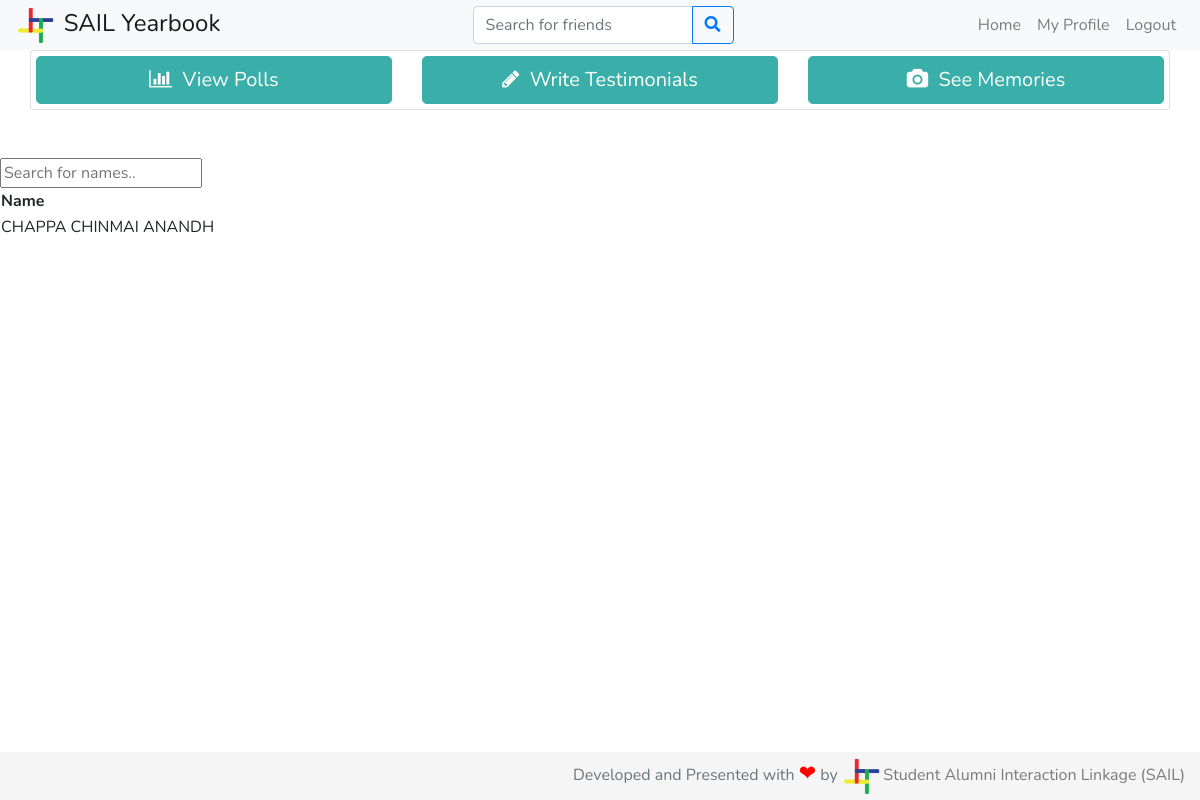
Before: /write_testimonial/ (signed in) with the older database file.
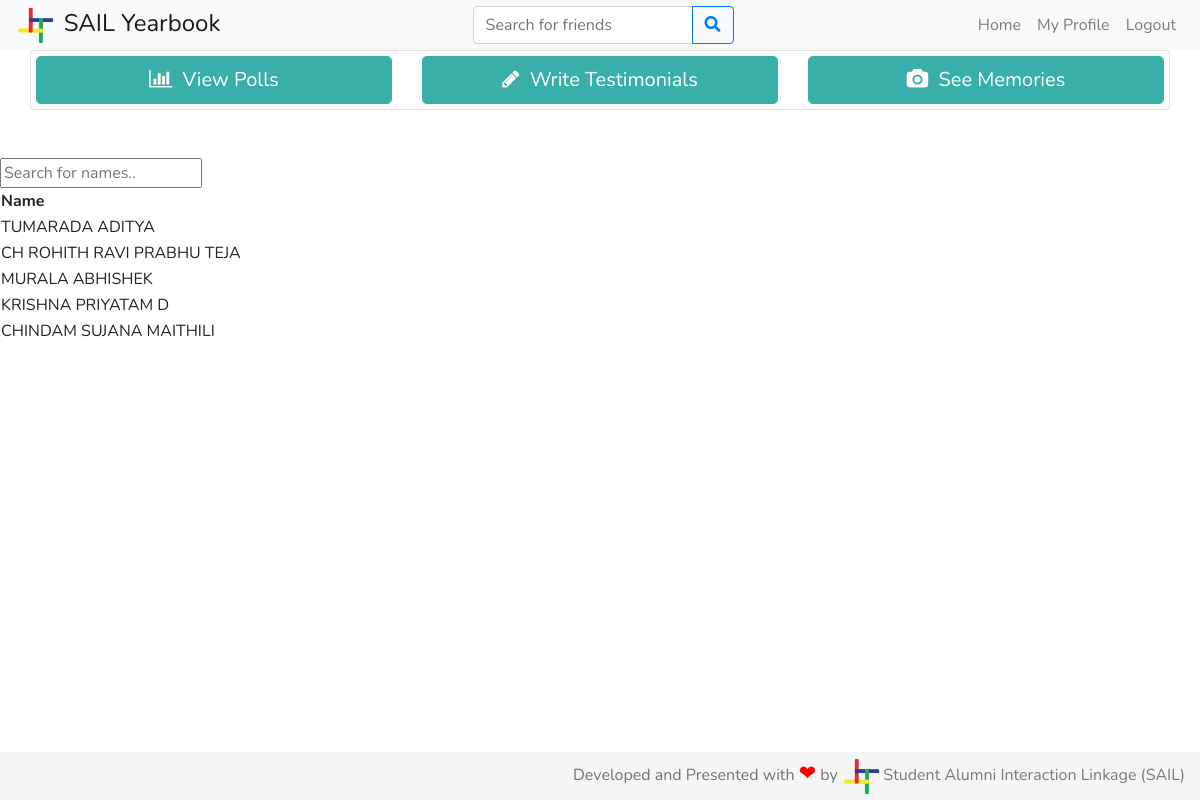
After: the same page with the newer database file.
### students/models.py (models this page shows, shortened)
class Profile(models.Model):
    btech = '01'
    mtech = '41'
    phd = '61'
    msc = '21'
    msr = '43'
    ma = '22'
    bdes = '02'
    mdes = '42'
    error = '00'
    program_values = (
        (btech, 'BTech'),
        (mtech, 'MTech'),
        (phd, 'PhD'),
        (msc, 'MSc'),
        (msr, 'MS-R'),
        (ma, 'MA'),
        (bdes, 'BDes'),
        (mdes, 'MDes'),
        (error, 'Error')
    )
    cse = '01'
    ece = '02'
    me = '03'
    ce = '04'
    dd = '05'
    bsbe = '06'
    cl = '07'
    cst = '22'
    eee = '08'
    ma = '23'
    ph = '21'
    rt = '54'
    hss = '41'
    enc = '51'
    env = '52'
    nt = '53'
    lst = '55'
    department_values = (
        (cse, 'Computer Science & Engineering'),
        (ece, 'Electronics & Communication Engineering'),
        (me, 'Mechanical Engineering'),
        (ce, 'Civil Engineering'),
        (dd, 'Design'),
        (bsbe, 'Biosciences & Bioengineering'),
        (cl, 'Chemical Engineering'),
        (cst, 'Chemical Science & Technology'),
        (eee, 'Electronics & Electrical Engineering'),
        (ma, 'Mathematics & Computing'),
        (ph, 'Engineering Physics'),
        (rt, 'Rural Technology'),
        (hss, 'Humanities & Social Sciences'),
        (enc, 'Centre for Energy'),
        (env, 'Centre for Environment'),
        (nt, 'Centre for Nanotechnology'),
        (lst, 'Centre for Linguistic Science & Technology'),
        (error, 'Error')
    )
    profile_pic = models.ImageField(upload_to='profile_pics/', default='profile_pics/no-profile-pic.png')
    user = models.ForeignKey(User, on_delete=models.CASCADE)
    full_name = models.CharField(max_length=100)
    private = models.BooleanField(default=False)
    rollno = models.IntegerField()
    program = models.CharField(max_length=2, choices=program_values)
    department = models.CharField(max_length=3, choices=department_values)
    phone = models.IntegerField(default=+919999999999)
    alt_email = models.EmailField(max_length=300,default="not_found@gmail.com")
    bio = models.TextField(max_length=1000)
    graduating = models.BooleanField(default=False)

### students/views.py (the view)
# urls.py: path('write_testimonial/', student_views.write_testimonial, name='write_testimonial'),
def write_testimonial(request):
    if request.method == 'GET':
        if request.user and not request.user.is_anonymous:
            logged_in = True
        else:
            logged_in = False
        if logged_in:
            user = User.objects.filter(username=request.user.username).first()
            profiles = Profile.objects.filter(graduating=True)
            context = {
                'user': user,
                'profiles': profiles,
                'logged_in': logged_in
            }
            return render(request, 'write_testimonial.html',context )
        else:
            return HttpResponseRedirect(reverse('login'))
    else:
        return error404(request)

### students/templates/write_testimonial.html (shortened to what this page needs)
{% extends 'base.html' %}
{% load static %}
{% block content %}
<input type="text" id="myInput" onkeyup="myFunction()" placeholder="Search for names.." title="Type in a name">
<table id="myTable">
  <tr class="header">
    <th style="width:60%;">Name</th>
  </tr>
    {% for profile in profiles %}
  <tr>
          <td>{{ profile.full_name }}</td></a>
  </tr>
    {% endfor %}
</table>
{% endblock %}

### students/templates/base.html (shortened to what this page needs)
{% load static %}
<!DOCTYPE html>
<html class="h-100">
<head>
        {% load static %}
        <link rel="stylesheet" href="https://stackpath.bootstrapcdn.com/bootstrap/4.3.1/css/bootstrap.min.css">
        <link rel="stylesheet" href="https://use.fontawesome.com/releases/v5.7.2/css/all.css">
    <link href="https://stackpath.bootstrapcdn.com/font-awesome/4.7.0/css/font-awesome.min.css" rel="stylesheet">
</head>
<body class="d-flex flex-column h-100" style="font-family: 'Nunito', sans-serif;">
    {% if logged_in %}
        <nav class="navbar fixed-top navbar-expand-lg navbar-light bg-light py-0">
            <a class="navbar-brand" href="{% url 'home' %}" style="font-size:x-large">
                <img height="40" src="{% static 'img/sail_logo.png' %}"> SAIL Yearbook
            </a>
            <div class="collapse navbar-collapse" id="mainNavbar">
                <form class="form-inline my-2 my-lg-0 mx-auto" method="get" action="{% url 'search' %}">
                    <div class="input-group">
                        <input class="form-control" name="key" placeholder="Search for friends" autocomplete="off">
                        <div class="input-group-append">
                            <button class="btn btn-outline-primary" type="submit"><i class="fas fa-search"></i></button>
                        </div>
                    </div>
                </form>
                <ul class="navbar-nav">
                    <li class="nav-item">
                        <a class="nav-link" href="{% url 'home' %}">Home</a>
                    </li>
                    <li class="nav-item">
                        <a class="nav-link" href="{% url 'profile' user.username %}">My Profile</a>
                    </li>
                    <li class="nav-item">
                        <a class="nav-link" href="{% url 'logout' %}">Logout</a>
                    </li>
                </ul>
            </div>
        </nav>
        <div class="container-fluid">
                    <div class="col-md-12 col-lg-12">
                        <div class="card card-primary">
                            <div class="card-body" style="padding: 5px">
                                        <div class="row">
                                        <div class="col-sm-12  col-md-4 col-lg-4">
                                        <a href="{% url 'polls' %}" class="btn btn-custom btn-lg btn-block" role="button"><span class="fa fa-bar-chart" aria-hidden="true"> </span>&nbsp View Polls</a>
                                      </div>
                                      <div class="col-sm-12  col-md-4 col-lg-4">
                                      <a href="{% url 'write_testimonial' %}" class="btn btn-custom btn-lg btn-block" role="button"><span class="fa fa-pencil" aria-hidden="true"></span>&nbsp Write Testimonials </a>
                                      </div>
                                      <div class="col-sm-12  col-md-4 col-lg-4">
                                      <a href="{% url 'memories' %}" class="btn btn-custom btn-lg btn-block" role="button"><span class="fa fa-camera" aria-hidden="true"></span>&nbsp See Memories</a>
                                        </div>
                                        </div>
                            </div>
                        </div>
                    </div>
            </div>
    {% endif %}
    <main class="flex-shrink-0 mt-5">
        {% block content %}{% endblock %}
    </main>
    <footer class="footer mt-auto py-1" style="background-color: #f5f5f5;">
        <div class="container-fluid">
            <span class="text-muted float-right">Developed and Presented with <span style="font-size:130%;color:red;">&#10084;</span>  by <a href="http://iitg.ac.in/sail/index.html" class="d-inline-block pl-0 text-black-50"><img src="{% static 'img/sail_logo.png' %}" height="40">Student Alumni Interaction Linkage (SAIL)</a></span>
        </div>
    </footer>
</body>
</html>

### students/templates/base.html (style rules this page uses)
body { padding-top:50px; }
.btn-custom { background-color: #3aafa9; color:#FFF; border-color: #3aafa9; }

Changed rows visible on the page:
removed Profile: full_name "CHAPPA CHINMAI ANANDH"
added Profile: full_name "TUMARADA ADITYA"
added Profile: full_name "CH ROHITH RAVI PRABHU TEJA"
added Profile: full_name "MURALA ABHISHEK"
added Profile: full_name "KRISHNA PRIYATAM D"
added Profile: full_name "CHINDAM SUJANA MAITHILI"
